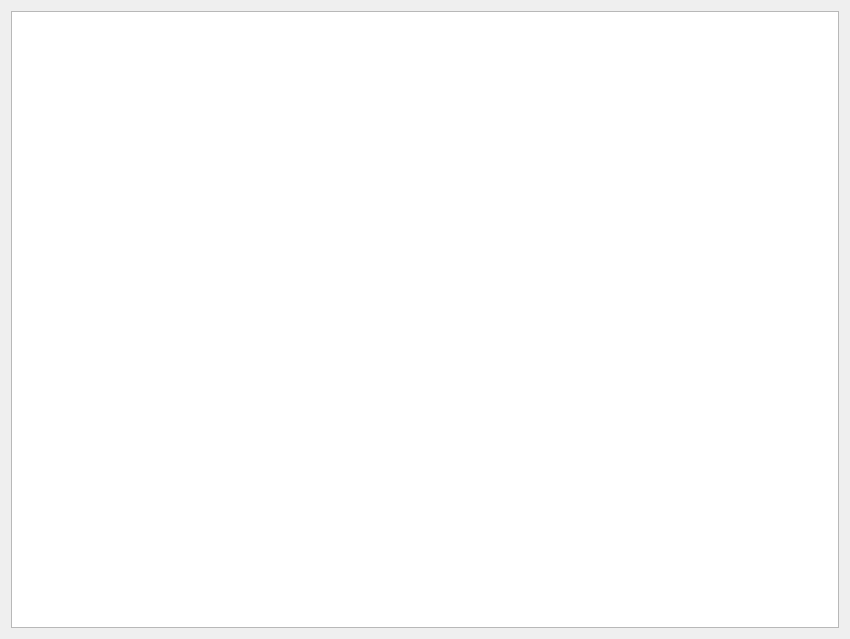
<?xml version="1.0" encoding="UTF-8"?>
<ui version="4.0">
 <class>Dialog</class>
 <widget class="QDialog" name="Dialog">
  <property name="geometry">
   <rect>
    <x>0</x>
    <y>0</y>
    <width>850</width>
    <height>639</height>
   </rect>
  </property>
  <property name="windowTitle">
   <string>Dialog</string>
  </property>
  <layout class="QHBoxLayout" name="horizontalLayout">
   <item>
    <widget class="QGraphicsView" name="graphicsView"/>
   </item>
  </layout>
 </widget>
 <resources/>
 <connections/>
</ui>
